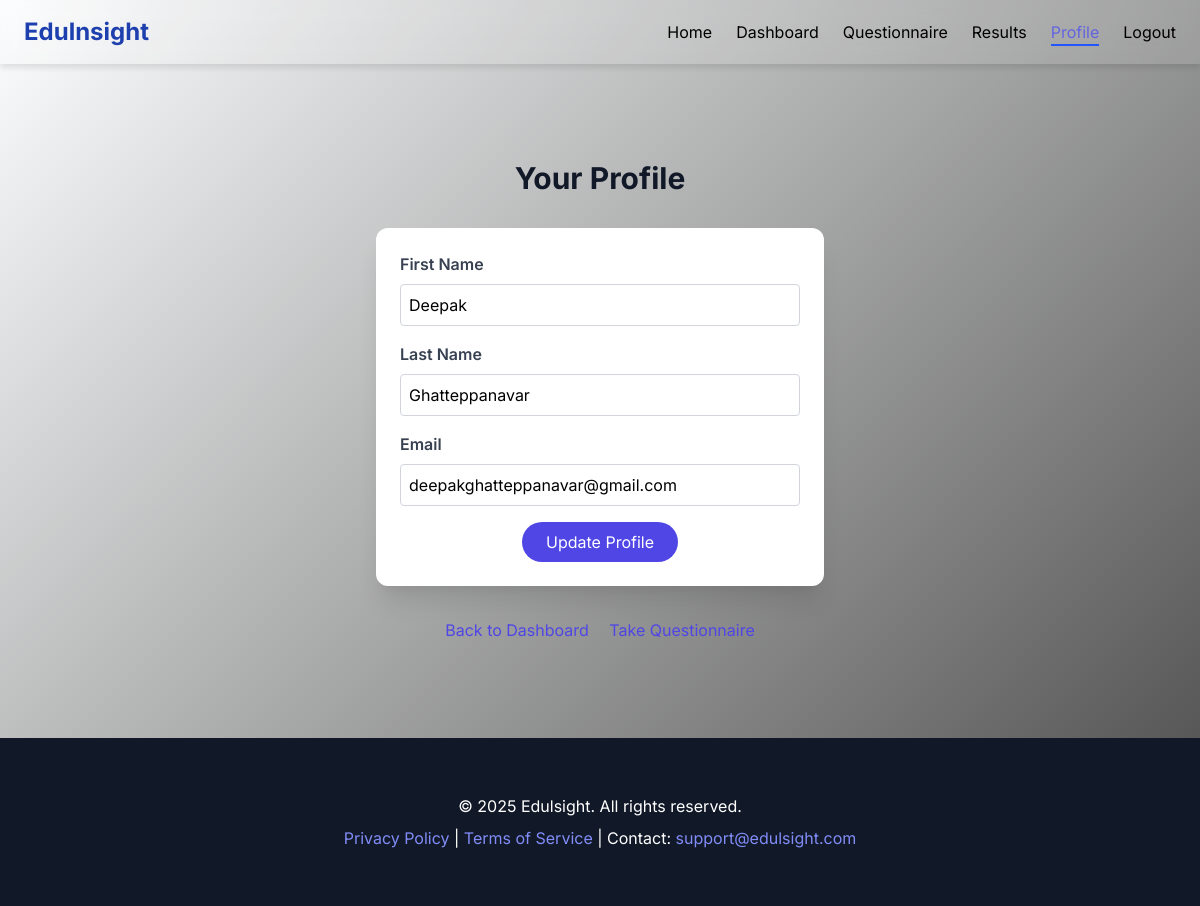
/profile/ (signed in), run on the app's committed database.
### new_app/models.py (models this page shows)
class Student(models.Model):
    user = models.OneToOneField(User, on_delete=models.CASCADE)
    first_name = models.CharField(max_length=50)
    last_name = models.CharField(max_length=50)
    email = models.EmailField(unique=True)
    date_of_birth = models.DateField()
    is_active = models.BooleanField(default=True)
    created_at = models.DateTimeField(auto_now_add=True)

### new_app/views.py (the view, shortened to what this page needs)
# urls.py: path('profile/', views.profile, name='profile'),
@login_required
def profile(request):
    student = request.user.student
    return render(request, 'profile.html', {'student': student})

### new_app/templates/profile.html (shortened to what this page needs)
{% extends "base.html" %}
{% load static %}
{% block content %}
<div class="container mx-auto px-4 py-8">
    <h2 class="text-3xl font-bold text-gray-900 text-center mb-8 animate-slide-up">Your Profile</h2>
    <div class="bg-white p-6 rounded-xl shadow-xl max-w-md mx-auto animate-scale-in">
        <form method="post" action="{% url 'profile' %}">
            <div class="mb-4">
                <label for="first_name" class="block text-gray-700 font-semibold mb-2">First Name</label>
                <input type="text" id="first_name" name="first_name" value="{{ student.first_name }}" required
                       class="w-full p-2 border border-gray-300 rounded focus:outline-none focus:ring-2 focus:ring-indigo-500">
            </div>
            <div class="mb-4">
                <label for="last_name" class="block text-gray-700 font-semibold mb-2">Last Name</label>
                <input type="text" id="last_name" name="last_name" value="{{ student.last_name }}" required
                       class="w-full p-2 border border-gray-300 rounded focus:outline-none focus:ring-2 focus:ring-indigo-500">
            </div>
            <div class="mb-4">
                <label for="email" class="block text-gray-700 font-semibold mb-2">Email</label>
                <input type="email" id="email" name="email" value="{{ student.email }}" required
                       class="w-full p-2 border border-gray-300 rounded focus:outline-none focus:ring-2 focus:ring-indigo-500">
            </div>
            <div class="text-center">
                <button type="submit" class="bg-indigo-600 text-white px-6 py-2 rounded-full hover:bg-indigo-700 transition duration-300">
                    Update Profile
                </button>
            </div>
        </form>
    </div>
    <div class="text-center mt-8">
        <a href="{% url 'student_dashboard' %}" class="inline-block text-indigo-600 hover:underline mr-4">Back to Dashboard</a>
        <a href="{% url 'career_questionnaire' %}" class="inline-block text-indigo-600 hover:underline">Take Questionnaire</a>
    </div>
</div>
{% endblock %}

### new_app/templates/base.html (style rules this page uses)
body { font-family: 'Inter', sans-serif; background: linear-gradient(135deg, #fdfeff, #494949); min-height: 100vh; margin: 0; }

### new_app/templates/profile.html (style rules this page uses)
.animate-scale-in { animation: scaleIn 0.5s ease-out forwards; }
.animate-slide-up { animation: slideUp 0.8s ease-out forwards; }

### data on the page
Student: first_name "Deepak", last_name "Ghatteppanavar", email "deepakghatteppanavar@gmail.com"
